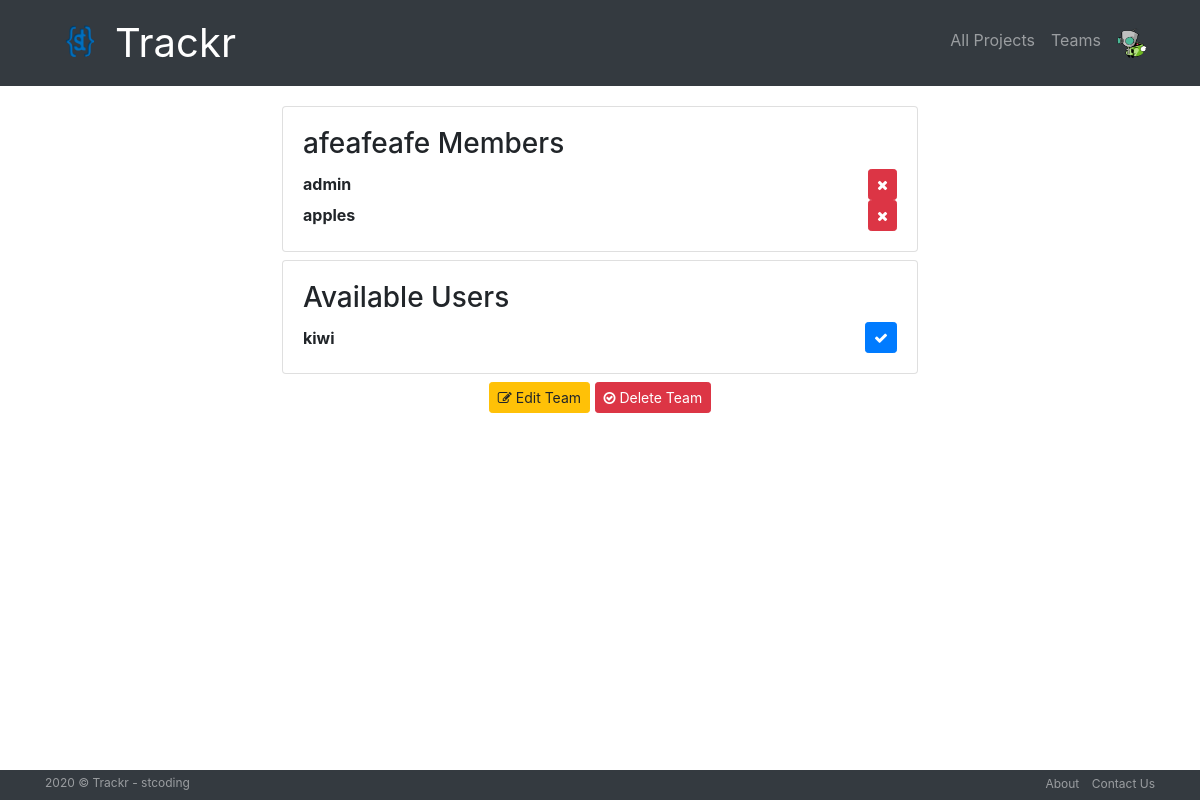
Screenshot of /teams/manage/afeafeafe (signed in) with the database file from the repository.
### accounts/models.py (models this page shows, shortened)
class UserProfile(models.Model):
    user = models.OneToOneField(User,null=True,on_delete=models.CASCADE)
    first_name = models.CharField(max_length=100,null=True)
    last_name = models.CharField(max_length=100,null=True)
    email = models.EmailField(max_length=254,null=True)
    phone = models.CharField(max_length=15,null=True)
    address = models.CharField(max_length=100,null=True)
    city = models.CharField(max_length=50,null=True)
    state = models.CharField(max_length=50,null=True)
    zip = models.CharField(max_length=10,null=True)
    profile_pic = models.ImageField(default="profile1.png", null=True, blank=True)
    is_manager = models.BooleanField(default=False,null=True)

### teams/models.py (models this page shows, shortened)
class Team(models.Model):
    name = models.CharField(max_length=255, unique=True)
    slug = models.SlugField(allow_unicode=True, unique=True)
    description = models.TextField(blank=True, default='')
    description_html = models.TextField(editable=False, default='', blank=True)
    members = models.ManyToManyField(User,through="TeamMember")
    team_pic = models.ImageField(upload_to='images',default="team.png", null=True, blank=True)
    class Meta:
        ordering = ["name"]

### teams/views.py (the view)
# urls.py: path("manage/<slug>", views.ManageTeam.as_view(), name="manage"),
class ManageTeam(LoginRequiredMixin,generic.DetailView):
    model = Team
    member = TeamMember
    template_name_suffix = '_manage'
    def get_context_data(self, **kwargs):
        context = super(ManageTeam, self).get_context_data(**kwargs)
        context['users'] = User.objects.all()
        return context

### trackr/context-processor.py (called while the page is built)
def extras(request):
    if request.user.is_authenticated:
        profile= request.user.userprofile
        return {'profile':profile}
    else:
        return {}

### teams/templates/teams/team_manage.html (shortened to what this page needs)
{% extends "teams/team_base.html" %}
{% block pregroup %}
  <div class="container" style='width:60%'>
    <div class="card">
      <div class="card-body">
        <h3>{{ team.name }} Members</h3>
        <div class='col-auto'>
          {% for member in team.members.all %}
            <div class="d-flex justify-content-between align-items-center row">
              <strong>{{member}}</strong>
              <a class='btn btn-danger btn-sm' href="{% url 'teams:member_remove' pk=member.pk %}">
                <span class="fa fa-remove"></span>
              </a>
            </div>
          {% endfor %}
        </div>
      </div>
    </div>
    <div class="card mt-2">
      <div class="card-body">
        <h3>Available Users</h3>
        <div class='col-auto'>
          {% for user in users.all %}
            {% if user not in team.members.all %}
              <div class="d-flex justify-content-between align-items-center row">
                <strong>{{user}}</strong>
                <a class='btn btn-primary btn-sm' href="{% url 'teams:member_add' slug=team.slug pk=user.pk %}">
                  <span class="fa fa-check"></span>
                </a>
              </div>
              {% endif %}
          {% endfor %}
        </div>
      </div>
    </div>
  </div>
  <div class="container mt-2" align="center">
    <a href="#teamEditModal" data-toggle="modal" data-target="#teamEditModal" class="btn btn-sm btn-warning editTeam"><span class="fa fa-pencil-square-o"></span> Edit Team</a>
    <a href="{% url 'teams:delete' slug=team.slug %}" class="btn btn-sm btn-danger"><span class="fa fa-check-circle-o"></span> Delete Team</a>
  </div>
</div>
{% endblock %}

### templates/base.html (shortened to what this page needs)
<!DOCTYPE html>
{% load static %}
<html lang="en" dir="ltr">
  <head>
    <link rel="stylesheet" href="https://stackpath.bootstrapcdn.com/bootstrap/4.5.2/css/bootstrap.min.css">
    <link rel='stylesheet' href="{% static 'css/master.css'%}"/>
    <link href="https://maxcdn.bootstrapcdn.com/font-awesome/4.7.0/css/font-awesome.min.css" rel="stylesheet">
  </head>
  <body>
    <nav class="navbar navbar-expand-lg navbar-dark bg-dark" role="navigation" id="navbar">
      <div class="container">
        <div class="navbar-nav align-items-center">
          <img src="/images/st_logo.png" width="70" height="70" alt="" loading="lazy">
          <a class="navbar-brand" href="{% url 'home' %}">Trackr</a>
        </div>
        <div class="navbar-nav ml-auto">
          {% if user.is_authenticated %}
            <a class="nav-item nav-link" href="{% url 'projects:all' %}" class="btn btn-simple">All Projects</a>
            <a class="nav-item nav-link" href="{% url 'teams:all' %}" class="btn btn-simple">Teams</a>
            <div class="dropdown">
              <a class="nav-link av" data-toggle="dropdown">
                <img class="profile-pic rounded-circle main-avatar-sm" src="{{profile.user.userprofile.profile_pic.url}}">
              </a>
            </div>
          {% else %}
            <a class="nav-item nav-link" href="{% url 'accounts:login' %}" class="btn btn-simple">Log in</a>
            <a class="nav-item nav-link" href="{% url 'accounts:register' %}" class="btn btn-simple">Register</a>
          {% endif %}
        </div>
      </div>
    </nav>
    <div class="container maindetail">
      {% block content %}{% endblock %}
    {% include "footer.html" %}
  </body>
</html>

### static/css/master.css (style rules this page uses)
.navbar-brand { font-size: 40px !important; }
.maindetail { margin-bottom: 100px; margin-top: 20px; }

### templates/base.html (style rules this page uses)
.main-avatar-sm { width:30px; height:30px; }
.av { outline: none; text-transform: none; }

### rows the page displays
UserProfile: user.userprofile.profile_pic (picture)
Team: name "afeafeafe"

### other values shown
{{ member }} "admin"
{{ member }} "apples"
{{ user }} "kiwi"
